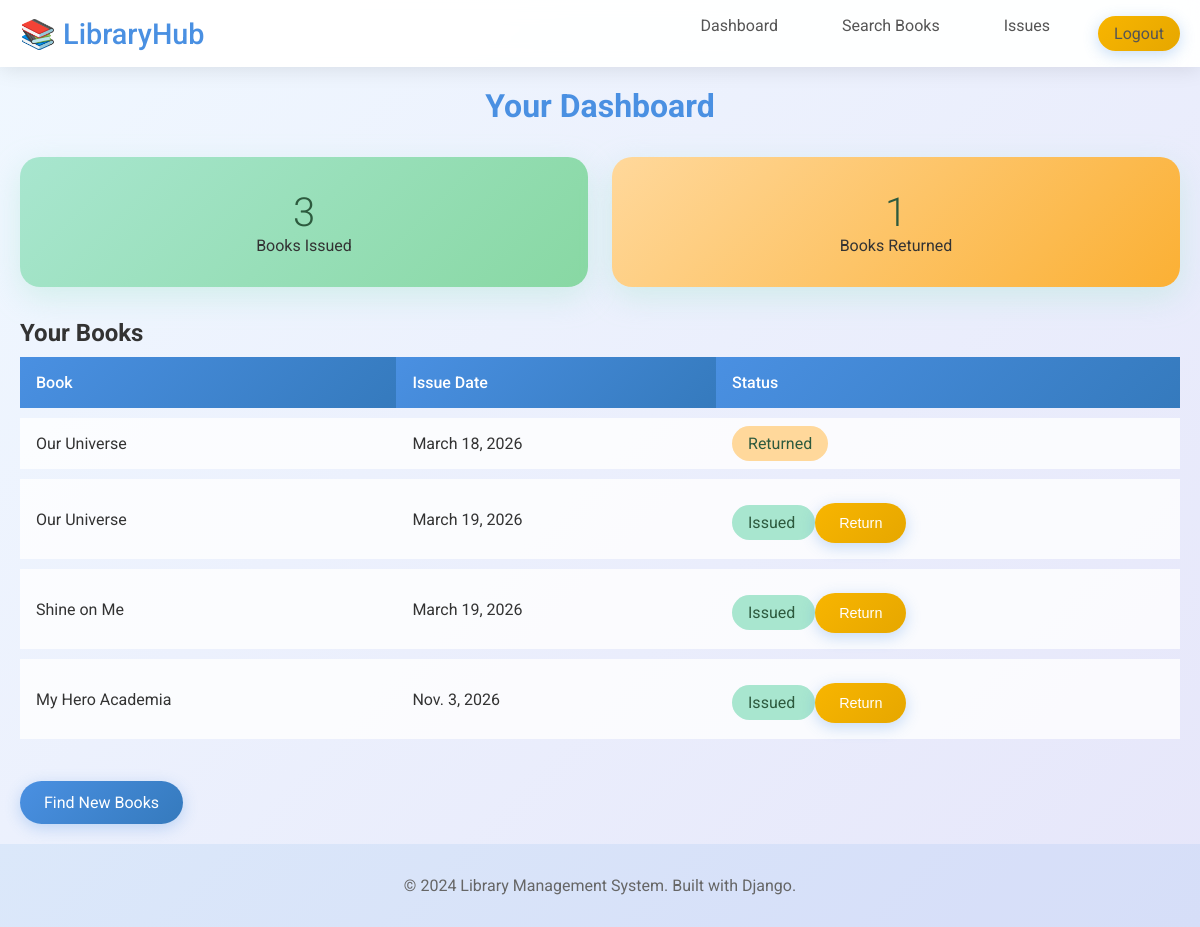
The page /dashboard/ (signed in) on the database its author committed.
### library/models.py (models this page shows, shortened)
class Issue(models.Model):
    STATUS_CHOICES = [
        ('issued', 'Issued'),
        ('returned', 'Returned'),
        ('overdue', 'Overdue'),
    ]
    user = models.ForeignKey(User, on_delete=models.CASCADE)
    book = models.ForeignKey(Book, on_delete=models.CASCADE)
    issue_date = models.DateField(default=timezone.now)
    expected_return_date = models.DateField()
    actual_return_date = models.DateField(null=True, blank=True)
    status = models.CharField(max_length=10, choices=STATUS_CHOICES, default='issued')

class Book(models.Model):
    title = models.CharField(max_length=200)
    author = models.CharField(max_length=200)
    isbn = models.CharField(max_length=13, unique=True)
    total_copies = models.PositiveIntegerField(default=1)
    available_copies = models.PositiveIntegerField(default=1)

### library/views.py (the view)
# urls.py: path('dashboard/', views.DashboardView.as_view(), name='dashboard'),
class DashboardView(LoginRequiredMixin, TemplateView):
    template_name = 'library/dashboard.html'
    def get_context_data(self, **kwargs):
        context = super().get_context_data(**kwargs)
        user = self.request.user
        issues = Issue.objects.filter(user=user).select_related('book')
        issued_count = issues.filter(status='issued').count()
        returned_count = issues.filter(status='returned').count()
        context['issues'] = issues
        context['issued_count'] = issued_count
        context['returned_count'] = returned_count
        return context

### templates/library/dashboard.html (shortened to what this page needs)
<!DOCTYPE html>
<html lang="en">
<head>
</head>
<body>
{% extends 'library/base.html' %}
{% block content %}
<h1 style="text-align: center; color: #4a90e2; margin-bottom: 2rem;">Your Dashboard</h1>
<div class="stats-grid">
    <div class="stat-card">
        <div class="stat-number">{{ issued_count }}</div>
        <div>Books Issued</div>
    </div>
    <div class="stat-card" style="background: linear-gradient(135deg, #ffd89b, #fbb034);">
        <div class="stat-number">{{ returned_count }}</div>
        <div>Books Returned</div>
    </div>
</div>
<h2>Your Books</h2>
{% if issues %}
<table class="table">
    <thead>
        <tr>
            <th>Book</th>
            <th>Issue Date</th>
            <th>Status</th>
        </tr>
    </thead>
    <tbody>
        {% for issue in issues %}
        <tr>
            <td>{{ issue.book.title }}</td>
            <td>{{ issue.issue_date }}</td>
            <td>
                <span style="padding: 0.5rem 1rem; border-radius: 20px; background: {% if issue.status == 'issued' %}#a8e6cf{% elif issue.status == 'returned' %}#ffd89b{% else %}#ffaaa5{% endif %}; color: #2d5a3e;">
                    {{ issue.get_status_display }}
                </span>
                {% if issue.status == 'issued' %}
                <form method="post" action="{% url 'return_book' issue.id %}" style="display: inline;">
                    <button type="submit" class="btn btn-secondary" style="margin-top: 0.5rem; font-size: 0.9rem;">Return</button>
                </form>
                {% endif %}
            </td>
        </tr>
        {% endfor %}
    </tbody>
</table>
{% else %}
<p>No books issued yet. <a href="{% url 'search' %}">Search books</a> to issue one!</p>
{% endif %}
<a href="{% url 'search' %}" class="btn" style="margin-top: 2rem;">Find New Books</a>
{% endblock %}

### templates/library/base.html (shortened to what this page needs)
{% load static %}
<!DOCTYPE html>
<html lang="en">
<head>
    <link rel="stylesheet" href="{% static 'library/css/style.css' %}">
</head>
<body>
    <nav class="navbar">
        <div class="nav-container">
            <a href="{% url 'search' %}" class="logo">📚 LibraryHub</a>
            <ul class="nav-links">
                {% if user.is_authenticated %}
                    <li><a href="{% url 'dashboard' %}">Dashboard</a></li>
                    <li><a href="{% url 'search' %}">Search Books</a></li>
                    <li><a href="{% url 'issues' %}">Issues</a></li>
                    <li><a href="{% url 'logout' %}" class="btn btn-secondary" onclick="return confirm('Are you sure?')">Logout</a></li>
                {% else %}
                    <li><a href="{% url 'register' %}">Register</a></li>
                    <li><a href="{% url 'login' %}" class="btn">Login</a></li>
                {% endif %}
            </ul>
        </div>
    </nav>
    <main class="container">
        {% block content %}{% endblock %}
    </main>
    <footer>
        <p>&copy; 2024 Library Management System. Built with Django.</p>
    </footer>
</body>
</html>

### static/library/css/style.css (style rules this page uses)
* { margin: 0; padding: 0; box-sizing: border-box; }
body { font-family: 'Roboto', sans-serif; background: linear-gradient(135deg, #f0f8ff 0%, #e6e6fa 100%); min-height: 100vh; color: #333; }
.container { max-width: 1200px; margin: 0 auto; padding: 20px; }
.navbar { background: rgba(255, 255, 255, 0.95); backdrop-filter: blur(10px); box-shadow: 0 2px 20px rgba(0,0,0,0.1); padding: 1rem 0; }
.nav-container { max-width: 1200px; margin: 0 auto; padding: 0 20px; display: flex; justify-content: space-between; align-items: center; }
.logo { font-size: 1.8rem; font-weight: 500; color: #4a90e2; text-decoration: none; }
.nav-links { display: flex; list-style: none; gap: 2rem; }
.nav-links a { color: #555; text-decoration: none; font-weight: 400; transition: color 0.3s ease; border-radius: 25px; padding: 0.5rem 1rem; }
.btn { background: linear-gradient(135deg, #4a90e2, #357abd); color: white; border: none; padding: 0.75rem 1.5rem; border-radius: 25px; cursor: pointer; font-size: 1rem; transition: all 0.3s ease; text-decoration: none; display: inline-block; box-shadow: 0 4px 15px rgba(74, 144, 226, 0.3); }
.btn-secondary { background: linear-gradient(135deg, #f8b500, #e6a700); }
.table { width: 100%; border-collapse: separate; border-spacing: 0 10px; }
.table th, .table td { padding: 1rem; text-align: left; background: rgba(255, 255, 255, 0.8); }
.table th { background: linear-gradient(135deg, #4a90e2, #357abd); color: white; font-weight: 500; }
.stats-grid { display: grid; grid-template-columns: repeat(auto-fit, minmax(200px, 1fr)); gap: 1.5rem; margin: 2rem 0; }
.stat-card { background: linear-gradient(135deg, #a8e6cf, #88d8a3); padding: 2rem; border-radius: 20px; text-align: center; box-shadow: 0 10px 30px rgba(168, 230, 207, 0.4); }
.stat-number { font-size: 2.5rem; font-weight: 300; color: #2d5a3e; }
footer { background: rgba(74, 144, 226, 0.1); padding: 2rem 0; text-align: center; color: #666; margin-top: auto; }

### rows shown on the page
Issue: book "Our Universe", issue_date "March 18, 2026", status "Returned"
Issue: book "Our Universe", issue_date "March 19, 2026", status "Issued", shows "Return"
Issue: book "Shine on Me", issue_date "March 19, 2026", status "Issued", shows "Return"
Issue: book "My Hero Academia", issue_date "Nov. 3, 2026", status "Issued", shows "Return"

### other values the page prints
{{ issued_count }} "3"
{{ returned_count }} "1"
